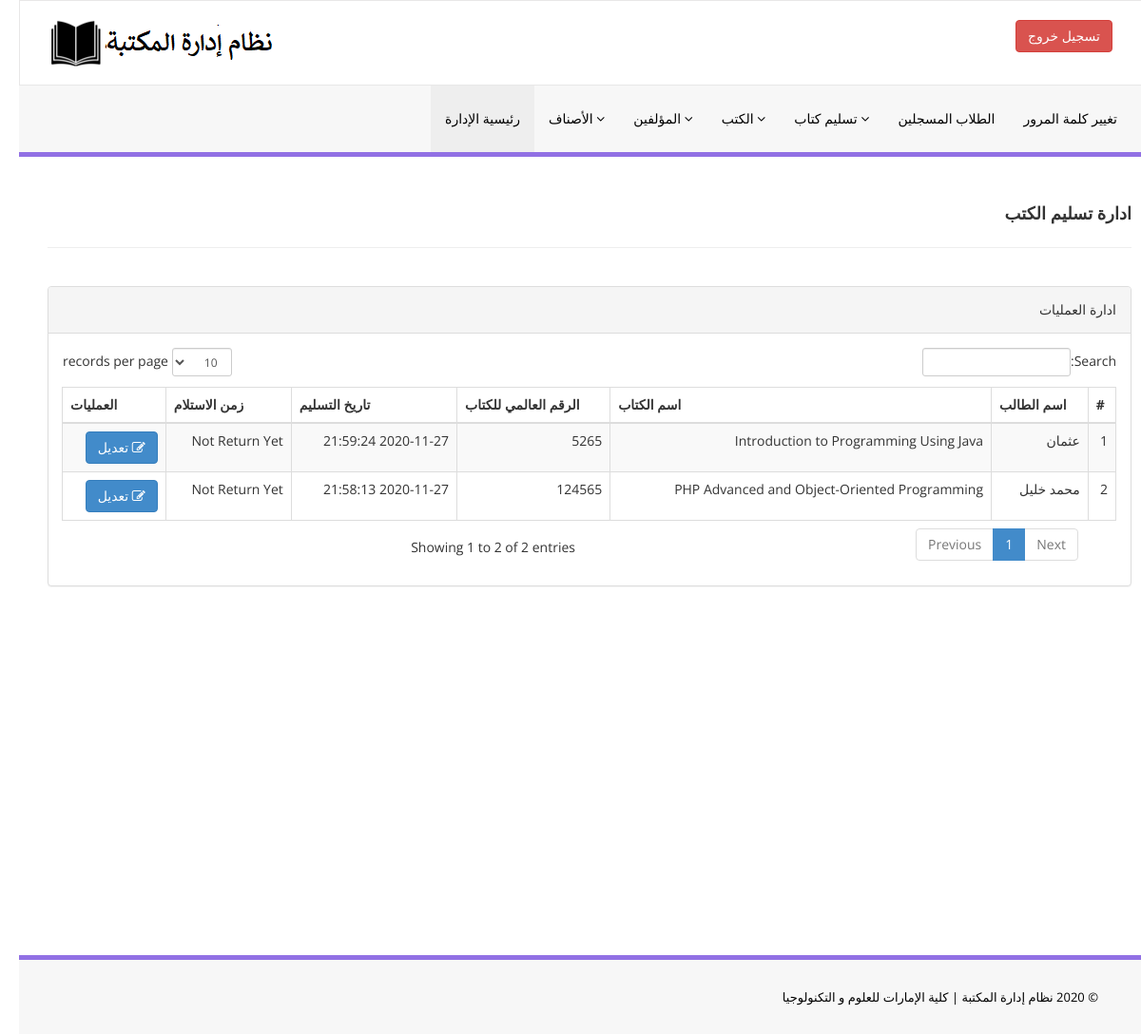
Screenshot of /admin/manage-issued-books.php (signed in) with the database file from the repository.
### tables this page shows
CREATE TABLE IF NOT EXISTS `tblissuedbookdetails` (
  `id` int(11) NOT NULL AUTO_INCREMENT,
  `BookId` int(11) DEFAULT NULL,
  `StudentID` varchar(150) DEFAULT NULL,
  `IssuesDate` timestamp NULL DEFAULT CURRENT_TIMESTAMP,
  `ReturnDate` timestamp NULL DEFAULT NULL ON UPDATE CURRENT_TIMESTAMP,
  `RetrunStatus` int(1) DEFAULT NULL,
  `fine` int(11) DEFAULT NULL,
  PRIMARY KEY (`id`)
);

CREATE TABLE IF NOT EXISTS `tblstudents` (
  `id` int(11) NOT NULL AUTO_INCREMENT,
  `StudentId` varchar(100) DEFAULT NULL,
  `FullName` varchar(120) DEFAULT NULL,
  `EmailId` varchar(120) DEFAULT NULL,
  `MobileNumber` char(11) DEFAULT NULL,
  `Password` varchar(120) DEFAULT NULL,
  `Status` int(1) DEFAULT NULL,
  `RegDate` timestamp NULL DEFAULT CURRENT_TIMESTAMP,
  `UpdationDate` timestamp NULL DEFAULT NULL ON UPDATE CURRENT_TIMESTAMP,
  PRIMARY KEY (`id`),
  UNIQUE KEY `StudentId` (`StudentId`)
);

CREATE TABLE IF NOT EXISTS `tblbooks` (
  `id` int(11) NOT NULL AUTO_INCREMENT,
  `BookName` varchar(255) DEFAULT NULL,
  `CatId` int(11) DEFAULT NULL,
  `AuthorId` int(11) DEFAULT NULL,
  `ISBNNumber` int(11) DEFAULT NULL,
  `BookPrice` int(11) DEFAULT NULL,
  `RegDate` timestamp NULL DEFAULT CURRENT_TIMESTAMP,
  `UpdationDate` timestamp NULL DEFAULT NULL ON UPDATE CURRENT_TIMESTAMP,
  PRIMARY KEY (`id`)
);

### admin/manage-issued-books.php (the view, shortened to what this page needs)
<?php
include('includes/config.php');
if(strlen($_SESSION['alogin'])==0)
    {
header('location:index.php');
}
else{
    ?>
<!DOCTYPE html>
<html xmlns="http://www.w3.org/1999/xhtml">
<head>
    <link href="assets/css/bootstrap.css" rel="stylesheet" />
    <link href="assets/css/font-awesome.css" rel="stylesheet" />
    <link href="assets/js/dataTables/dataTables.bootstrap.css" rel="stylesheet" />
    <link href="assets/css/style.css" rel="stylesheet" />
</head>
<body dir="rtl">
<?php include('includes/header.php');?>
    <div class="content-wrapper">
         <div class="container">
        <div class="row pad-botm">
            <div class="col-md-12">
                <h4 class="header-line">ادارة تسليم الكتب</h4>
    </div>
     <div class="row">
</div>
        </div>
            <div class="row">
                <div class="col-md-12">
                    <div class="panel panel-default">
                        <div class="panel-heading">
                         ادارة العمليات
                        </div>
                        <div class="panel-body">
                            <div class="table-responsive">
                                <table class="table table-striped table-bordered table-hover" id="dataTables-example">
                                    <thead>
                                        <tr>
                                            <th>#</th>
                                            <th>اسم الطالب</th>
                                            <th>اسم الكتاب</th>
                                            <th>الرقم العالمي للكتاب </th>
                                            <th>تاريخ التسليم</th>
                                            <th>زمن الاستلام</th>
                                            <th>العمليات</th>
                                        </tr>
                                    </thead>
                                    <tbody>
<?php $sql = "SELECT tblstudents.FullName,tblbooks.BookName,tblbooks.ISBNNumber,tblissuedbookdetails.IssuesDate,tblissuedbookdetails.ReturnDate,tblissuedbookdetails.id as rid from  tblissuedbookdetails join tblstudents on tblstudents.StudentId=tblissuedbookdetails.StudentId join tblbooks on tblbooks.id=tblissuedbookdetails.BookId order by tblissuedbookdetails.id desc";
$query = $dbh -> prepare($sql);
$query->execute();
$results=$query->fetchAll(PDO::FETCH_OBJ);
$cnt=1;
if($query->rowCount() > 0)
{
foreach($results as $result)
{               ?>
                                        <tr class="odd gradeX">
                                            <td class="center"><?php echo htmlentities($cnt);?></td>
                                            <td class="center"><?php echo htmlentities($result->FullName);?></td>
                                            <td class="center"><?php echo htmlentities($result->BookName);?></td>
                                            <td class="center"><?php echo htmlentities($result->ISBNNumber);?></td>
                                            <td class="center"><?php echo htmlentities($result->IssuesDate);?></td>
                                            <td class="center"><?php if($result->ReturnDate=="")
                                            {
                                                echo htmlentities("Not Return Yet");
                                            } else {
                                            echo htmlentities($result->ReturnDate);
}
                                            ?></td>
                                            <td class="center">
                                            <a href="update-issue-bookdeails.php?rid=<?php echo htmlentities($result->rid);?>"><button class="btn btn-primary"><i class="fa fa-edit "></i> تعديل</button>
                                            </td>
                                        </tr>
 <?php $cnt=$cnt+1;}} ?>
                                    </tbody>
                                </table>
                            </div>
                        </div>
                    </div>
                </div>
            </div>
    </div>
    </div>
  <?php include('includes/footer.php');?>
</body>
</html>
<?php } ?>

### admin/assets/css/style.css (style rules this page uses)
.content-wrapper { margin-top: 40px; min-height:800px; padding-bottom:90px; }
.header-line { font-weight:900; padding-bottom:25px; border-bottom:1px solid #eeeeee; text-transform:uppercase; }
.pad-botm { padding-bottom:30px; }

### rows the page displays
tblissuedbookdetails: tblstudents.FullName "عثمان", BookId.BookName "Introduction to Programming Using Java", BookId.ISBNNumber "5265", IssuesDate "2020-11-27 21:59:24"
tblissuedbookdetails: tblstudents.FullName "محمد خليل", BookId.BookName "PHP Advanced and Object-Oriented Programming", BookId.ISBNNumber "124565", IssuesDate "2020-11-27 21:58:13"
